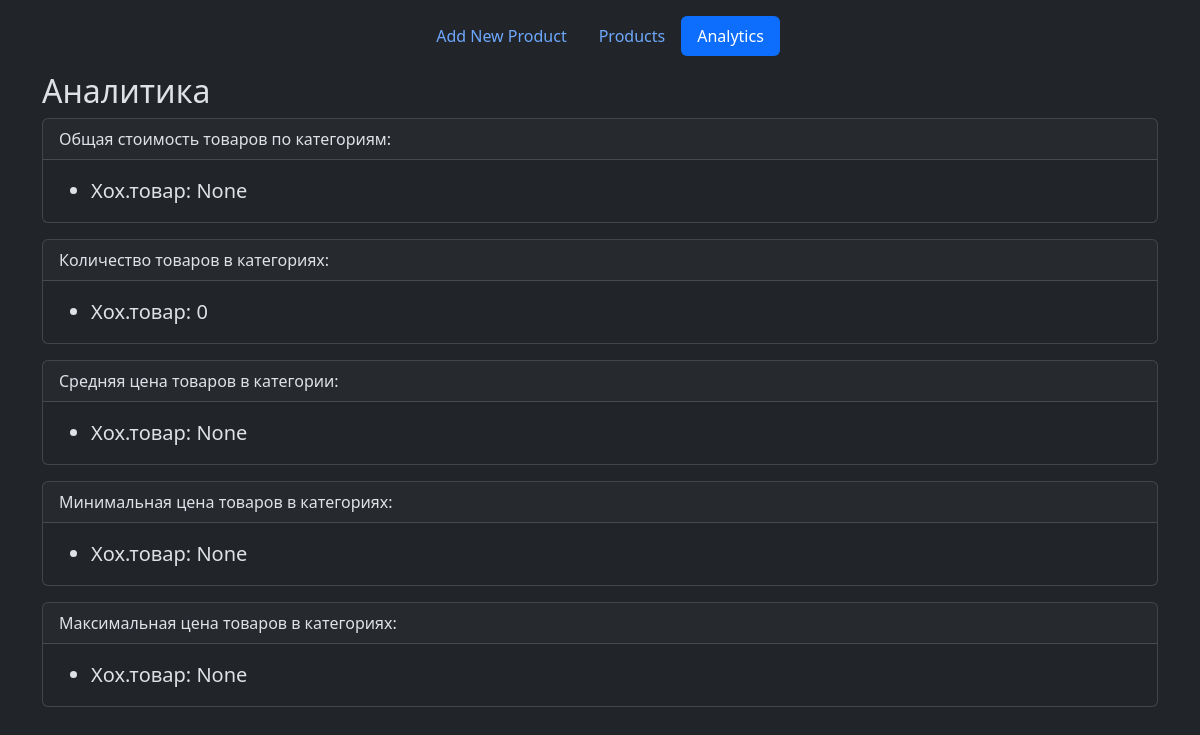
The page /analytics/ on the database as committed earlier.
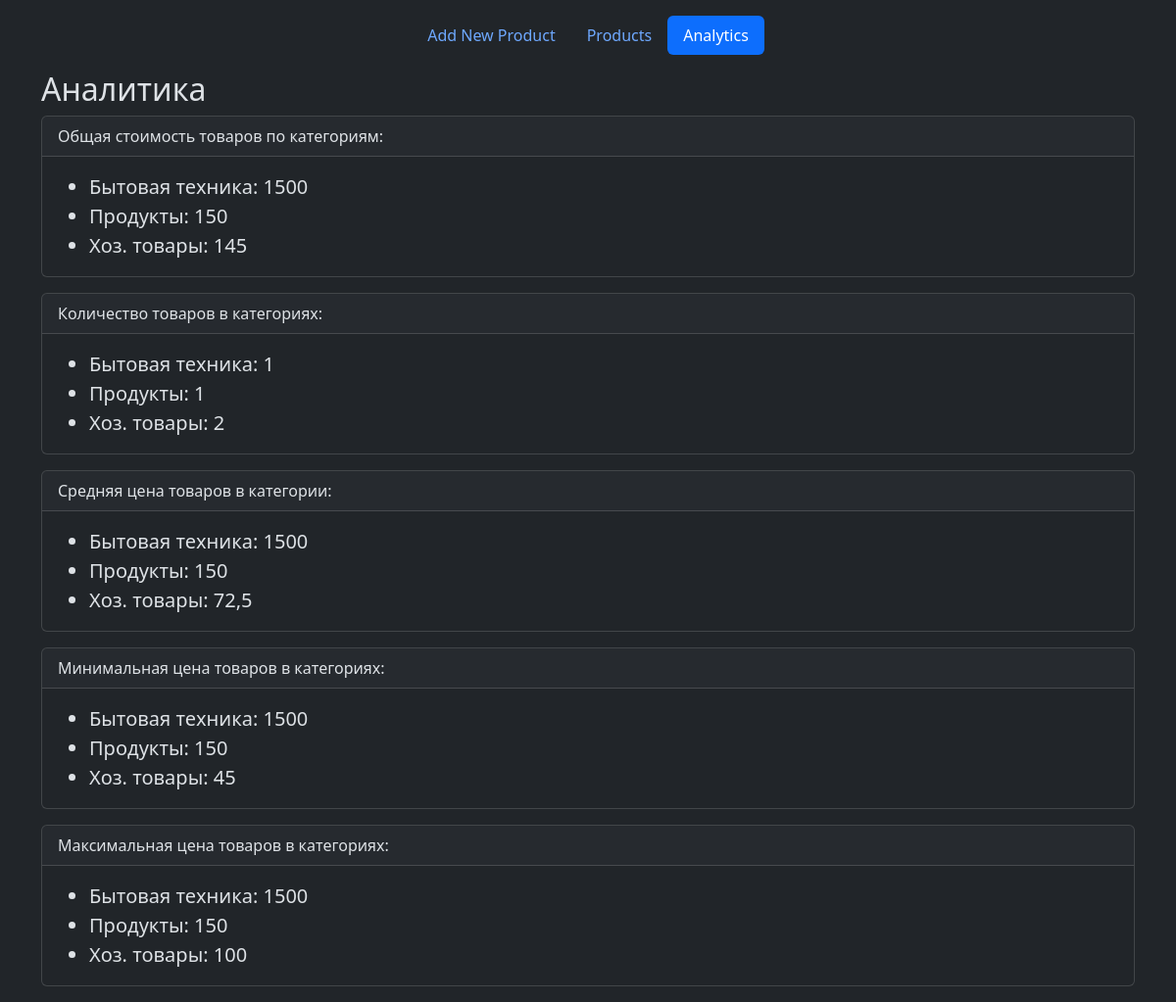
The same page on the database as committed later.
### shop/models.py (models this page shows, shortened)
class Category(models.Model):
    name = models.CharField(max_length=255)
    description = models.TextField(blank=True)

### shop/views.py (the view)
# urls.py: path('analytics/', views.analytics, name='analytics'),
def analytics(request):
    products_sum_by_categories = Category.objects.values('name').annotate(
        prod_sum=Sum('products__price'),
    )
    total_price_by_categories = Category.objects.values('name').annotate(
        prod_count=Count('products')
    )
    avg_price_by_categories = Category.objects.values('name').annotate(
        avg_price=Avg('products__price'),
    )
    min_price_by_categories = Category.objects.values('name').annotate(
        min_price=Min('products__price'),
    )
    max_price_by_categories = Category.objects.values('name').annotate(
        max_price=Max('products__price'),
    )
    context = {
        'products_sum_by_categories': products_sum_by_categories,
        'total_price_by_categories': total_price_by_categories,
        'avg_price_by_categories': avg_price_by_categories,
        'min_price_by_categories': min_price_by_categories,
        'max_price_by_categories': max_price_by_categories,
    }
    return render(request, 'shop/analytics.html', context)

### templates/shop/analytics.html
{% extends 'base.html' %}
{% block content %}
  <h2>Аналитика</h2>
  <div class="card mb-3">
    <div class="card-header">
      Общая стоимость товаров по категориям:
    </div>
    <div class="card-body">
      <blockquote class="blockquote mb-0">
        <ul>
          {% for category in products_sum_by_categories %}
            <li>{{ category.name }}: {{ category.prod_sum }}</li>
          {% endfor %}
        </ul>
      </blockquote>
    </div>
  </div>
  <div class="card mb-3">
    <div class="card-header">
      Количество товаров в категориях:
    </div>
    <div class="card-body">
      <blockquote class="blockquote mb-0">
        <ul>
          {% for category in total_price_by_categories %}
            <li>{{ category.name }}: {{ category.prod_count }}</li>
          {% endfor %}
        </ul>
      </blockquote>
    </div>
  </div>
  <div class="card mb-3">
    <div class="card-header">
      Средняя цена товаров в категории:
    </div>
    <div class="card-body">
      <blockquote class="blockquote mb-0">
        <ul>
          {% for category in avg_price_by_categories %}
            <li>{{ category.name }}: {{ category.avg_price }}</li>
          {% endfor %}
        </ul>
      </blockquote>
    </div>
  </div>
  <div class="card mb-3">
    <div class="card-header">
      Минимальная цена товаров в категориях:
    </div>
    <div class="card-body">
      <blockquote class="blockquote mb-0">
        <ul>
          {% for category in min_price_by_categories %}
            <li>{{ category.name }}: {{ category.min_price }}</li>
          {% endfor %}
        </ul>
      </blockquote>
    </div>
  </div>
  <div class="card mb-3">
    <div class="card-header">
      Максимальная цена товаров в категориях:
    </div>
    <div class="card-body">
      <blockquote class="blockquote mb-0">
        <ul>
          {% for category in max_price_by_categories %}
            <li>{{ category.name }}: {{ category.max_price }}</li>
          {% endfor %}
        </ul>
      </blockquote>
    </div>
  </div>
{% endblock %}

### templates/base.html (shortened to what this page needs)
<!doctype html>
<html lang="ru" data-bs-theme="dark">
<head>
  {% load static %}
  <link rel="stylesheet" href="{% static 'css/bootstrap.min.css' %}">
</head>
<body>
<div class="container">
  {% include '_includes/header.html' %}
  {% block content %}
  {% endblock %}
</div>
</body>
</html>

### templates/_includes/header.html
<header class="d-flex justify-content-center py-3">
  <ul class="nav nav-pills">
    {% with request.resolver_match.url_name as uri %}
      <li class="nav-item">
        <a href="{% url 'create_product' %}" class="nav-link {% if uri == 'create_product' %}active{% endif %}">Add New
          Product</a>
      </li>
      <li class="nav-item">
        <a href="{% url 'product_list' %}"
           class="nav-link {% if uri == 'product_list' %}active{% endif %}">Products</a>
      </li>
      <li class="nav-item">
        <a href="{% url 'analytics' %}" class="nav-link {% if uri == 'analytics' %}active{% endif %}">Analytics</a>
      </li>
      </ul>
    {% endwith %}
</header>

Rows that differ between the two databases and show on the page:
added Category: name "Бытовая техника", prod_sum "1500", prod_count "1", avg_price "1500", min_price "1500", max_price "1500"
added Category: name "Продукты", prod_sum "150", prod_count "1", avg_price "150", min_price "150", max_price "150"
changed Category: name "Хох.товар" → "Хоз. товары"; prod_sum "None" → "145"; prod_count "0" → "2"; avg_price "None" → "72,5"; min_price "None" → "45"; max_price "None" → "100"
